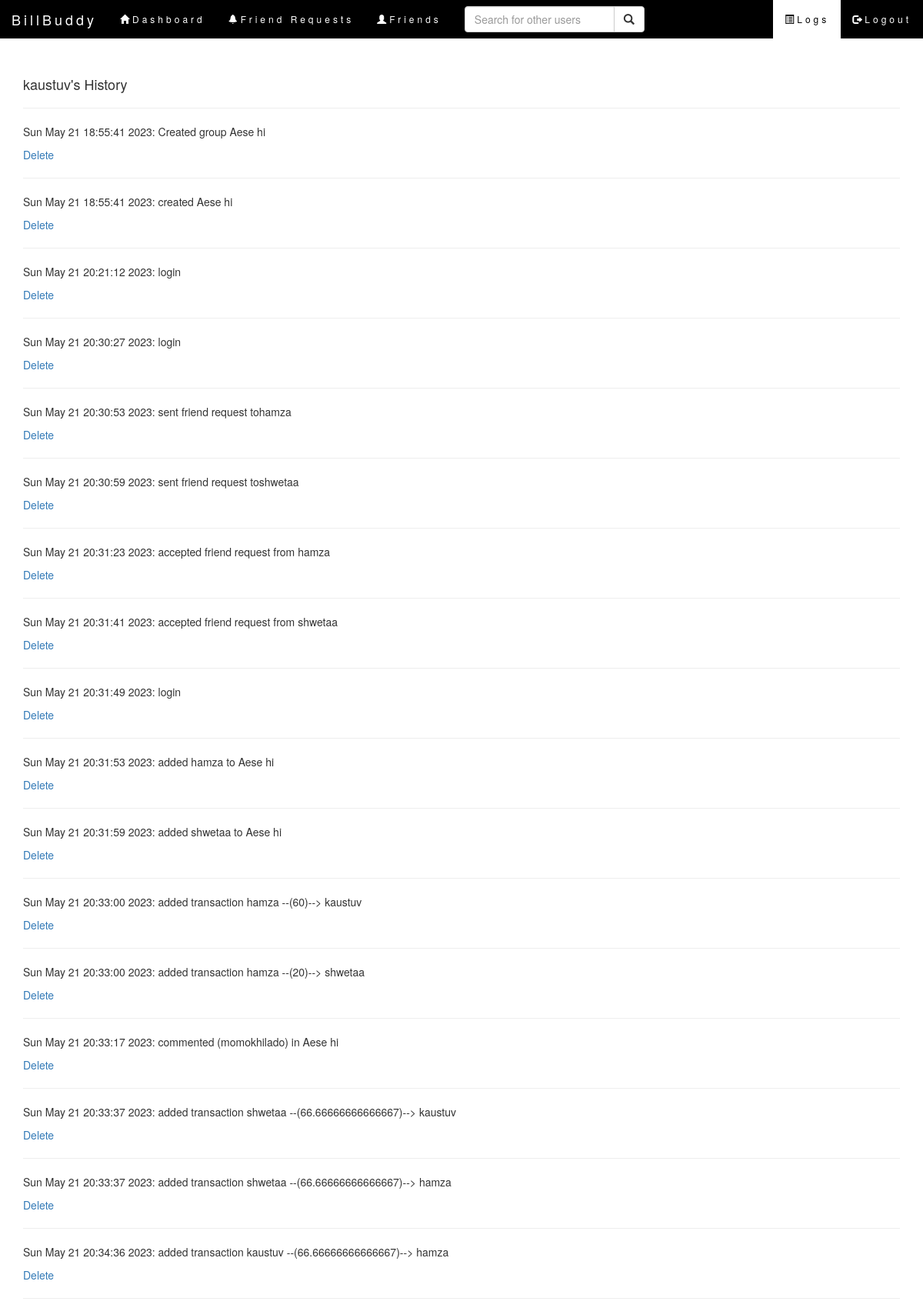
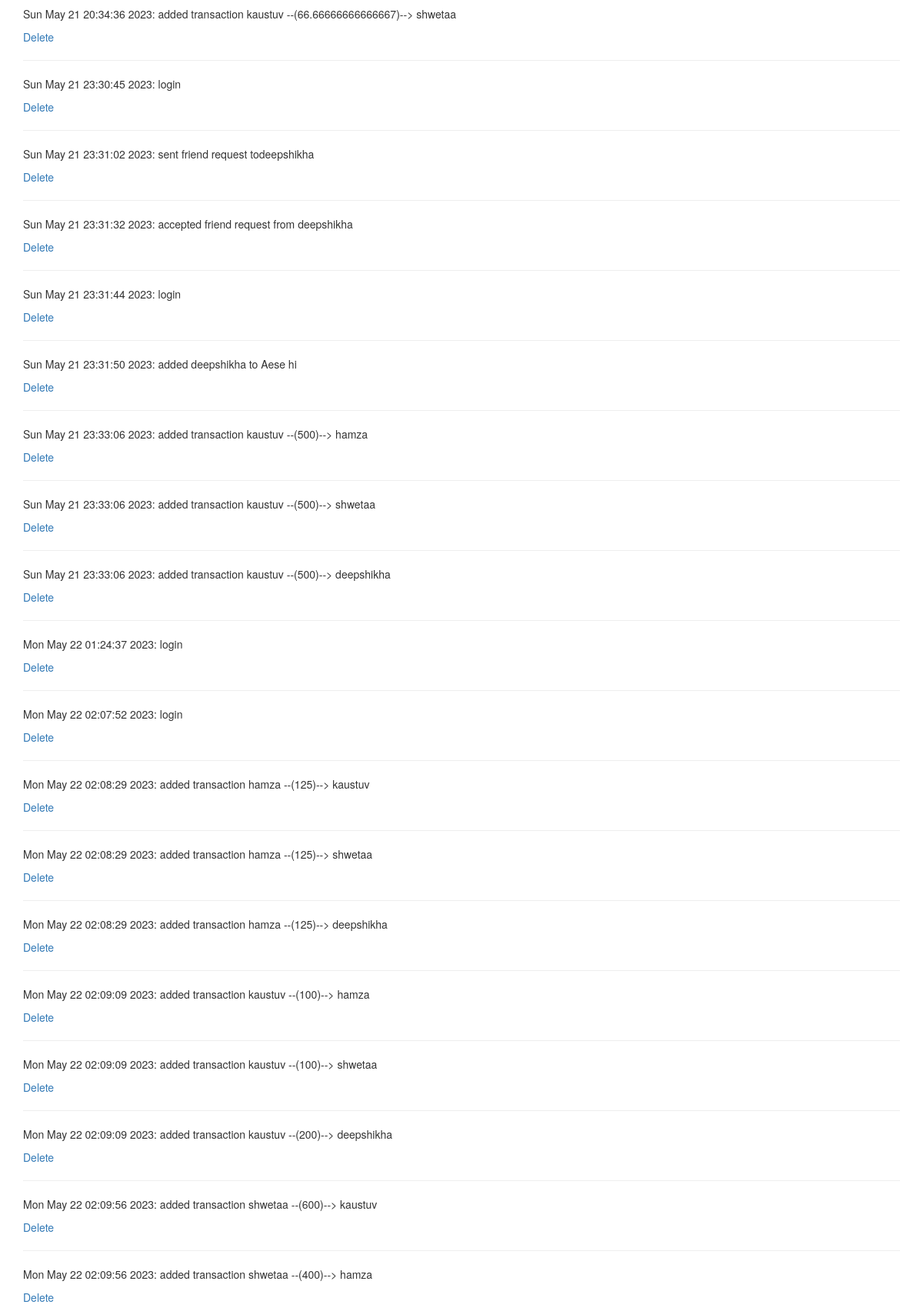
Screenshot of /viewLog (signed in, upper part) with the database file from the repository (2 pictures, top to bottom).
### tables this page shows
CREATE TABLE log(
        lid integer primary key autoincrement,
      	user text,
		log text
);

### main.py (the view)
@app.route('/viewLog', methods=['POST', 'GET'])
def viewLog():
    if 'username' not in session:
        return redirect(url_for('login'))
    username = session['username']
    logs = dbHandler.getLog(username)
    return render_template("log.html", user=username, logs=logs)

### log.py (called while the page is built)
def getLog(user):
    con = sql.connect("database.db")
    cur = con.cursor()
    cur.execute("SELECT * FROM log WHERE user=='{0}'".format(user))
    ret = cur.fetchall()
    con.commit()
    con.close()
    print (ret)
    if len(ret)==0:
        return None
    return ret

### main.py (called while the page is built)
@app.after_request
def after_request(response):
    response.headers["Cache-Control"] = "no-cache, no-store, must-revalidate"
    return response

### models_1.py (called while the page is built)
def getLog(user):
    return logger.getLog(user)

### templates/log.html (shortened to what this page needs)
<!DOCTYPE HTML>
<html lang="en">
    <head>
        <link rel="stylesheet" href="https://maxcdn.bootstrapcdn.com/bootstrap/3.3.7/css/bootstrap.min.css">
        <link rel="stylesheet" type="text/css" href="{{ url_for('static',filename='css/navbar.css') }}">
    </head>
    <body>
    <nav class="navbar navbar-inverse">
        <div class="container-fluid">
            <div class="navbar-header">
            <a class="navbar-brand" href="#">BillBuddy</a>
            </div>
            <ul class="nav navbar-nav">
                <li><a href="{{ url_for('index') }}"><span class="glyphicon glyphicon-home"></span>Dashboard</a></li>
                <li><a href="{{ url_for('notifications') }}"><span class="glyphicon glyphicon-bell"></span>Friend Requests</a></li>
                <li><a href="{{ url_for('getFriends') }}"><span class="glyphicon glyphicon-user"></span>Friends</a></li>
            </ul>
            <form class="navbar-form navbar-left" action="{{ url_for('index') }}" method="post">
                <div class="input-group">
                    <input type="text" class="form-control" placeholder="Search for other users" name="search">
                    <div class="input-group-btn">
                        <button class="btn btn-default" type="submit">
                            <i class="glyphicon glyphicon-search"></i>
                        </button>
                    </div>
                </div>
            </form>
            <ul class="nav navbar-nav navbar-right">
                <li class="active"><a href="{{ url_for('viewLog') }}"><span class="glyphicon glyphicon-list-alt"></span>Logs</a></li>
                <li><a href="{{ url_for('logout') }}"><span class="glyphicon glyphicon-log-out"></span>Logout</a></li>
            </ul>
        </div>
    </nav>
    <br>
    <br>
    <div class="container">
		<h4>{{user}}'s History</h4>
		<hr>
		{% if logs %}
		{% for item in logs%}
			<p> {{item[2]}} </p>
			<a href={{url_for('delLog', admin=admin, groupName=groupName, lid=item[0])}}>Delete</a>
			<hr>
		{% endfor %}
		{%endif%}
	</div>
	</body>
</html>

### static/css/navbar.css (style rules this page uses)
.navbar { margin-bottom: 0; background-color: black; z-index: 9999; border: 0; font-size: 12px !important; line-height: 1.42857143 !important; letter-spacing: 4px; border-radius: 0; }
.navbar li a, .navbar .navbar-brand { color: #fff !important; }
.navbar-nav li a:hover, .navbar-nav li.active a { color: black !important; background-color: #fff !important; }

### rows the page displays
log: log "Sun May 21 18:55:41 2023: Created group Aese hi"
log: log "Sun May 21 18:55:41 2023: created Aese hi"
log: log "Sun May 21 20:21:12 2023: login"
log: log "Sun May 21 20:30:27 2023: login"
log: log "Sun May 21 20:30:53 2023: sent friend request tohamza"
log: log "Sun May 21 20:30:59 2023: sent friend request toshwetaa"
log: log "Sun May 21 20:31:23 2023: accepted friend request from hamza"
log: log "Sun May 21 20:31:41 2023: accepted friend request from shwetaa"
log: log "Sun May 21 20:31:49 2023: login"
log: log "Sun May 21 20:31:53 2023: added hamza to Aese hi"
log: log "Sun May 21 20:31:59 2023: added shwetaa to Aese hi"
log: log "Sun May 21 20:33:00 2023: added transaction hamza --(60)--> kaustuv"
log: log "Sun May 21 20:33:00 2023: added transaction hamza --(20)--> shwetaa"
log: log "Sun May 21 20:33:17 2023: commented (momokhilado) in Aese hi"
log: log "Sun May 21 20:33:37 2023: added transaction shwetaa --(66.66666666666667)--> kaustuv"
log: log "Sun May 21 20:33:37 2023: added transaction shwetaa --(66.66666666666667)--> hamza"
log: log "Sun May 21 20:34:36 2023: added transaction kaustuv --(66.66666666666667)--> hamza"
log: log "Sun May 21 20:34:36 2023: added transaction kaustuv --(66.66666666666667)--> shwetaa"
log: log "Sun May 21 23:30:45 2023: login"
log: log "Sun May 21 23:31:02 2023: sent friend request todeepshikha"
log: log "Sun May 21 23:31:32 2023: accepted friend request from deepshikha"
log: log "Sun May 21 23:31:44 2023: login"
log: log "Sun May 21 23:31:50 2023: added deepshikha to Aese hi"
log: log "Sun May 21 23:33:06 2023: added transaction kaustuv --(500)--> hamza"
log: log "Sun May 21 23:33:06 2023: added transaction kaustuv --(500)--> shwetaa"
log: log "Sun May 21 23:33:06 2023: added transaction kaustuv --(500)--> deepshikha"
log: log "Mon May 22 01:24:37 2023: login"
log: log "Mon May 22 02:07:52 2023: login"
log: log "Mon May 22 02:08:29 2023: added transaction hamza --(125)--> kaustuv"
log: log "Mon May 22 02:08:29 2023: added transaction hamza --(125)--> shwetaa"
log: log "Mon May 22 02:08:29 2023: added transaction hamza --(125)--> deepshikha"
log: log "Mon May 22 02:09:09 2023: added transaction kaustuv --(100)--> hamza"
log: log "Mon May 22 02:09:09 2023: added transaction kaustuv --(100)--> shwetaa"
log: log "Mon May 22 02:09:09 2023: added transaction kaustuv --(200)--> deepshikha"
log: log "Mon May 22 02:09:56 2023: added transaction shwetaa --(600)--> kaustuv"
log: log "Mon May 22 02:09:56 2023: added transaction shwetaa --(400)--> hamza"

### other values shown
{{ user }} "kaustuv"
